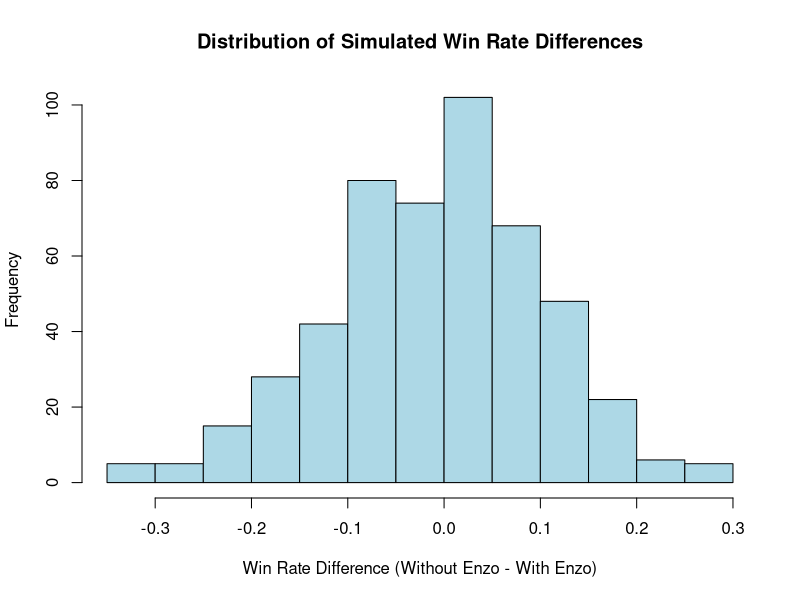

The R script that drew this image:
enzo_fernandez_data <- as.table(matrix(c(16, 3, 21, 44), ncol=2, byrow=T))
colnames(enzo_fernandez_data) = c("win", "Lose+Draw")
row.names(enzo_fernandez_data) = c("Without Enzo","With Enzo")
enzo_fernandez_data

prop.test(enzo_fernandez_data, correct=T, alternative="greater")
#?prop.test
p_win_without_enzo = enzo_fernandez_data[1]/(enzo_fernandez_data[1]+enzo_fernandez_data[3])
p_win_with_enzo = enzo_fernandez_data[2]/(enzo_fernandez_data[2]+enzo_fernandez_data[4])

p_win_without_enzo
p_win_with_enzo

obs_diff = p_win_without_enzo - p_win_with_enzo
obs_diff

n_sim =500 
diffs = numeric(n_sim)

total_wins = sum(enzo_fernandez_data[, 1])
total_games = sum(enzo_fernandez_data)
labels = c(rep(1, total_wins), rep(0, total_games - total_wins))

for (i in 1:n_sim) {
  shuffled = sample(labels)  
  without_enzo_win_rate = sum(shuffled[1:(enzo_fernandez_data[1] + enzo_fernandez_data[2])]) / 
    (enzo_fernandez_data[1] + enzo_fernandez_data[2])
  with_enzo_win_rate = sum(shuffled[(enzo_fernandez_data[1] + enzo_fernandez_data[2] + 1):total_games]) /
    (enzo_fernandez_data[3] + enzo_fernandez_data[4])
  
  diffs[i] = without_enzo_win_rate - with_enzo_win_rate
}

hist(diffs, 
     main="Distribution of Simulated Win Rate Differences",
     xlab="Win Rate Difference (Without Enzo - With Enzo)", 
     col="lightblue")

abline(v=obs_diff, col="red", lwd=2)
p_value = mean(diffs >= obs_diff)
p_value
prop.test(enzo_fernandez_data, correct=T, alternative="greater")
?binom.test

binom.test(9,12,0.5,"greater")


